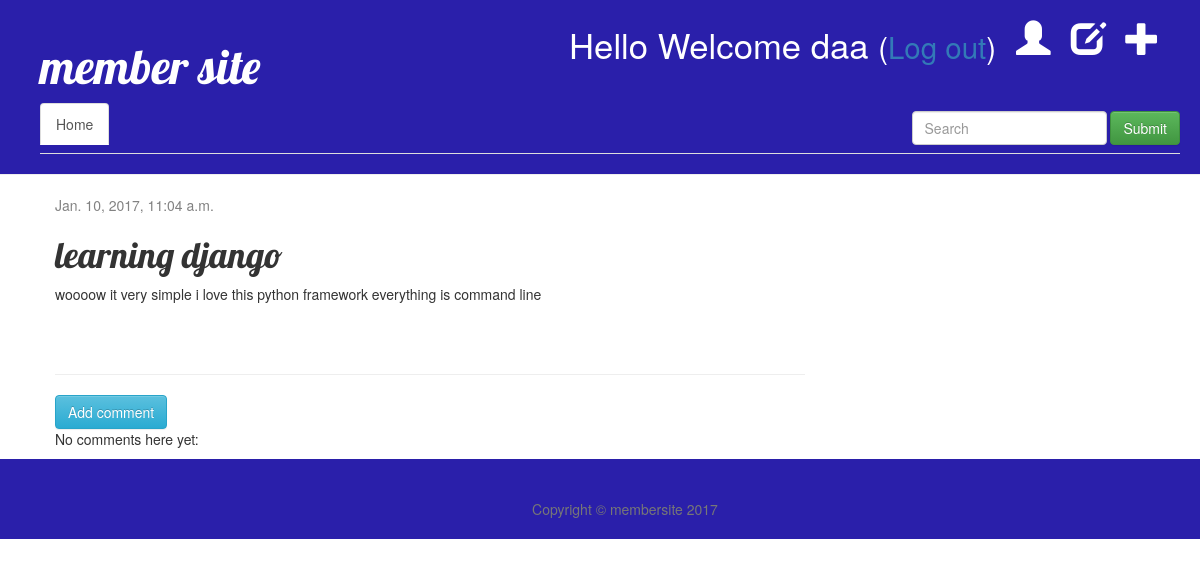
The app's page /account/post/1/ (signed in) with its own data.
### blog/models.py (models this page shows, shortened)
class Post(models.Model):
    author = models.ForeignKey('auth.User')
    title = models.CharField(max_length=200)
    text = models.TextField()
    created_date = models.DateTimeField(
            default=timezone.now)
    published_date = models.DateTimeField(
            blank=True, null=True)
    class Meta:
        unique_together = ["title", "text"]
        ordering = ["published_date","author"]

### blog/views.py (the view)
# urls.py: url(r'^post/(?P<pk>\d+)/$', views.post_detail, name='post_detail'),
def post_detail(request, pk):
    post = get_object_or_404(Post, pk=pk)
    return render(request, 'blog/post_detail.html', {'post': post})

### blog/templates/blog/post_detail.html (shortened to what this page needs)
{% extends 'blog/base.html' %}
{% block content %}
    <div class="post">
       {% if post.published_date %}
    <div class="date">
        {{ post.published_date }}
    </div>
{% endif %}
        <h1>{{ post.title }}</h1>
        <p>{{ post.text|linebreaksbr }}</p>
    </div>
<hr>
<a class="btn btn-info" href="{% url 'add_comment_to_post' pk=post.pk %}">Add comment</a>
{% for comment in post.comments.all %}
    {% if user.is_authenticated or comment.approved_comment %}
    <div class="comment">
        <div class="date">
            {{ comment.created_date }}
            {% if not comment.approved_comment %}
                <a class="btn btn-danger" href="{% url 'comment_remove' pk=comment.pk %}"><span class="glyphicon glyphicon-remove"></span></a>
                <a class="btn btn-success" href="{% url 'comment_approve' pk=comment.pk %}"><span class="glyphicon glyphicon-ok"></span></a>
                <a href="javascript:history.go(-1)" button type="button" class="btn btn-primary">Cancel</a>
            {% endif %}
        </div>
        <strong>{{ comment.author }}</strong>
        <p>{{ comment.text|linebreaks }}</p>
    </div>
    {% endif %}
{% empty %}
    <p>No comments here yet:</p>
{% endfor %}
{% endblock %}

### blog/templates/blog/base.html (shortened to what this page needs)
{% load staticfiles %}
<html>
    <head>
        <link rel="stylesheet" href="//maxcdn.bootstrapcdn.com/bootstrap/3.2.0/css/bootstrap.min.css">
        <link rel="stylesheet" href="//maxcdn.bootstrapcdn.com/bootstrap/3.2.0/css/bootstrap-theme.min.css">
        <link rel="stylesheet" href="{% static 'css/blog.css' %}">
    </head>
    <body>
        <div class="page-header">
        {% if user.is_authenticated %}
            <a href="{% url 'post_new' %}" class="top-menu"><span class="glyphicon glyphicon-plus"></span></a>
            <a href="{% url 'post_draft_list' %}" class="top-menu"><span class="glyphicon glyphicon-edit"></span></a>
            <a href="{% url 'profile' %}" class="top-menu"><span class="glyphicon glyphicon-user"></span></a>
            <p class="top-menu">Hello Welcome {{ user.username }} <small>(<a href="{% url 'logout' %}">Log out</a>)</small></p>
        {% else %}
            <a href="{% url 'login' %}" class="top-menu"><span class="glyphicon glyphicon-lock"></span></a>
        {% endif %}
            <h1><a href="/">member site</a></h1>
            <ul class="nav nav-tabs">
            <li role="presentation" class="active"><a href="/">Home</a></li>
               <form class="navbar-form navbar-right" role="search">
                <div class="form-group">
                    <input type="text" class="form-control" placeholder="Search">
                </div>
                <button type="submit" class="btn btn-success">Submit</button>
                </form>
            </ul>
        </div>
        <div class="content container">
            <div class="row">
                <div class="col-md-8">
                    {% block content %}
                    {% endblock %}
                </div>
            </div>
        </div>
    <footer>
        <div class="container">
            <div class="row">
                <div class="col-lg-8 col-lg-offset-2 col-md-10 col-md-offset-1">
                    <ul class="list-inline text-center">
                    </ul>
                    <p class="copyright text-muted">Copyright &copy; membersite 2017</p>
                </div>
            </div>
        </div>
    </footer>
    </body>
 </html>

### blog/static/css/blog.css (style rules this page uses)
.page-header { background-color: #2A1FAA; margin-top: 0; padding: 20px 20px 20px 40px; }
.page-header h1, .page-header h1 a, .page-header h1 a:visited, .page-header h1 a:active { color: #ffffff; font-size: 36pt; text-decoration: none; }
.content { margin-left: 40px; }
h1, h2, h3, h4 { font-family: 'Lobster', cursive; }
.date { color: #828282; }
.top-menu, .top-menu:hover, .top-menu:visited { color: #ffffff; float: right; font-size: 26pt; margin-right: 20px; }
.post { margin-bottom: 70px; }
footer { background-color: #2A1FAA; margin-top: 0; padding: 20px 20px 20px 40px; }
footer .list-inline { margin: 0; padding: 0; }
footer .copyright { font-size: 14px; text-align: center; margin-bottom: 0; }

### records on screen
Post: published_date "Jan. 10, 2017, 11:04 a.m.", title "learning django", text "woooow it very simple i love this python framework everything is command line"

### other values on screen
{{ user.username }} "daa"
